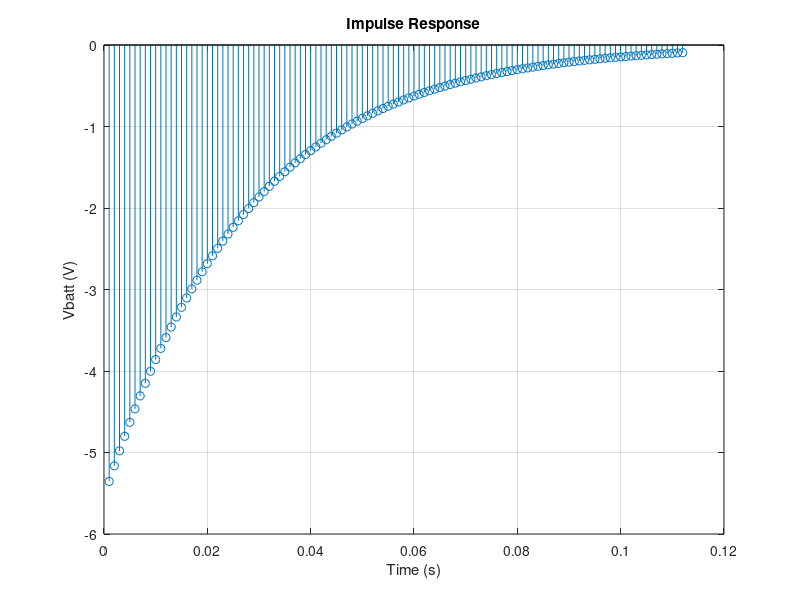
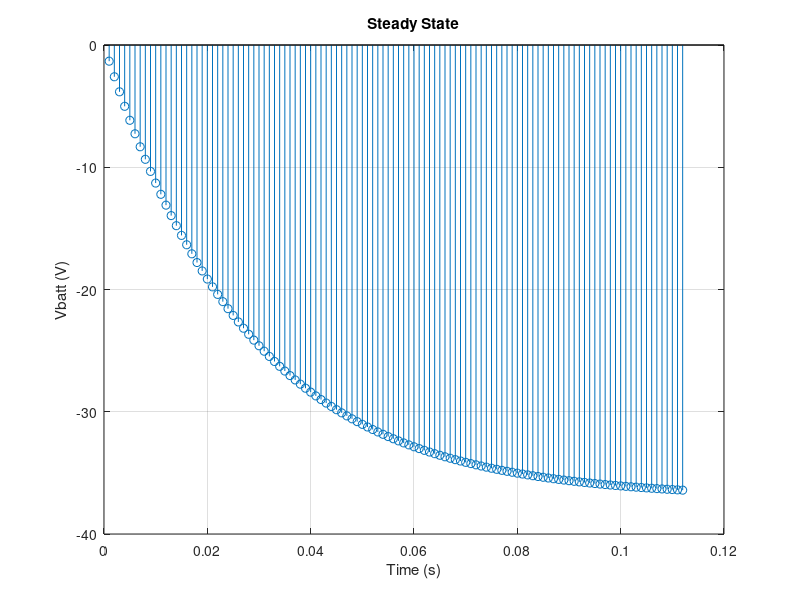

Source code (MATLAB) for these figures, in order:
% test_dcdc_model.m
% David Rowe 22 Feb 2011
%
% Discrete time DC-DC converter model
% tau should be roughly RC

% calculated from impulse response measurements

k = -0.021;    
tau = 0.028;

% Design filter constant c based on sample rate and tau.  Note
% tau of discrete time filter should not change with changing Fs,
% when measured in ms.

Fs = 1000;
f = 1/(2*pi*tau)
w = 2*pi*f/Fs
c = w

N=Fs*4*tau;

% Impulse response ---------------------------------------

% Measured impulse response with a 3300 Rload, 10uF capacitor
% was a time constant (tau) around 28ms.  Check plot too see
% if time constant (time to decay to 37% original) is 28ms
% Vbatt should peak at -5.6V

y=zeros(N,1);
x=zeros(N,1);
x(1)=255;

y(1) = k * x(1);
for n=2:N
  y(n) = y(n-1) + k * x(n) - c * y(n-1);
end

figure(1)
stem((1/Fs)*(1:N),y)
grid on
xlabel("Time (s)");
ylabel("Vbatt (V)");
title("Impulse Response")

% Steady State (step response) -----------------------------

% Following table was measured:
%
% Measured Vbatt  PWM (OCR1A)
%
%          -78    191
%          -66    127
%          -34    63
%          -17    31
 
pwm = 63;

y=zeros(N,1);
x=zeros(N,1);
x=pwm*ones(N,1);

y(1) = k * x(1);
for n=2:N
  y(n) = y(n-1) + k * x(n) - c * y(n-1);
end
print("dcdc_model_impulse.png", '-dpng', "-S500,500");

figure(2)
stem((1/Fs)*(1:N),y)
grid on
xlabel("Time (s)");
ylabel("Vbatt (V)");
title("Steady State")
print("dcdc_model_steady.png", '-dpng', "-S500,500");
